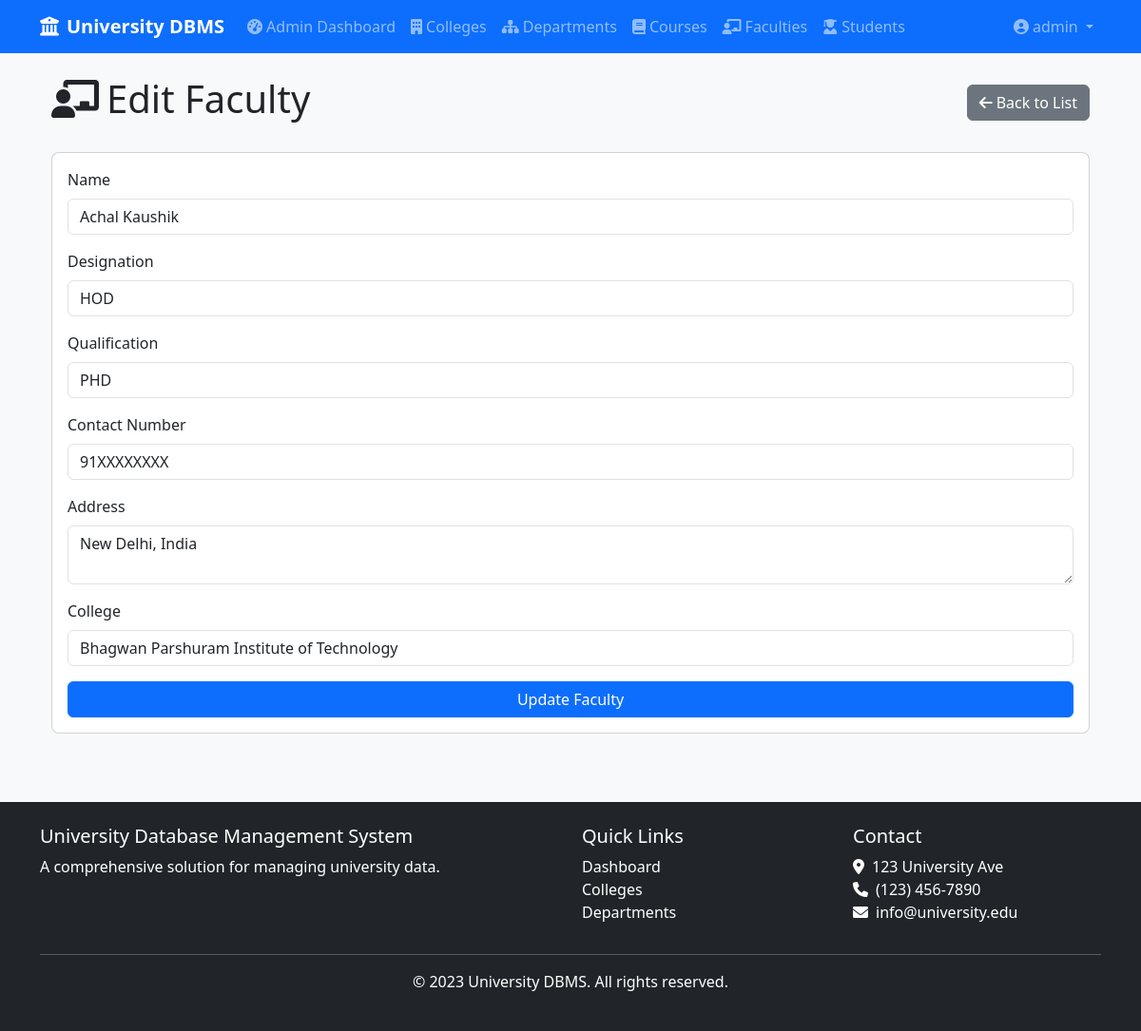
Screenshot of /admin/faculties/edit/1 (signed in) with the database file from the repository.
### app/models/user.py (models this page shows, shortened)
class User(UserMixin, db.Model):
    __tablename__ = 'users'
    id = db.Column(db.Integer, primary_key=True)
    username = db.Column(db.String(100), unique=True, nullable=False)
    email = db.Column(db.String(100), unique=True, nullable=False)
    password = db.Column(db.String(100), nullable=False)
    role = db.Column(db.String(20), nullable=False, default='user')  # 'admin' or 'user'
    created_at = db.Column(db.DateTime, default=datetime.utcnow)
    def is_admin(self):
        return self.role == 'admin'

### app/models/faculty.py (models this page shows, shortened)
class Faculty(db.Model):
    __tablename__ = 'faculties'
    id = db.Column(db.Integer, primary_key=True)
    name = db.Column(db.String(100), nullable=False)
    designation = db.Column(db.String(50), nullable=False)
    qualification = db.Column(db.String(100), nullable=False)
    contact_number = db.Column(db.String(20), nullable=False)
    address = db.Column(db.String(200), nullable=False)
    college_id = db.Column(db.Integer, db.ForeignKey('colleges.id'), nullable=False)
    faculty_courses = db.relationship('FacultyCourse', backref='faculty', lazy=True, cascade='all, delete-orphan')
    college = db.relationship('College', backref='faculties', lazy=True)

### app/routes/admin.py (the view)
@admin.route('/faculties/edit/<int:id>', methods=['GET', 'POST'])
@admin_required
def edit_faculty(id):
    faculty = Faculty.query.get_or_404(id)
    form = FacultyForm(obj=faculty)
    form.college_id.choices = [(c.id, c.name) for c in College.query.all()]
    if form.validate_on_submit():
        form.populate_obj(faculty)
        db.session.commit()
        flash('Faculty updated successfully!', 'success')
        return redirect(url_for('admin.faculties'))
    return render_template('admin/faculties/edit.html', form=form, faculty=faculty)

### app/forms.py
class FacultyForm(FlaskForm):
    name = StringField('Name', validators=[DataRequired(), Length(max=100)])
    designation = StringField('Designation', validators=[DataRequired(), Length(max=100)])
    qualification = StringField('Qualification', validators=[DataRequired(), Length(max=100)])
    contact_number = StringField('Contact Number', validators=[DataRequired(), Length(max=20)])
    address = TextAreaField('Address', validators=[DataRequired()])
    college_id = SelectField('College', coerce=int, validators=[DataRequired()])
    submit = SubmitField('Submit')

### app/models/user.py (called while the page is built)
@login_manager.user_loader
def load_user(user_id):
    return User.query.get(int(user_id))

### app/routes/admin.py (called while the page is built)
def admin_required(f):
    @wraps(f)
    @login_required
    def decorated_function(*args, **kwargs):
        if not current_user.role == 'admin':
            flash('You do not have permission to access this page.', 'danger')
            return redirect(url_for('main.index'))
        return f(*args, **kwargs)
    return decorated_function

### app/templates/admin/faculties/edit.html (shortened to what this page needs)
{% extends "base.html" %}
{% block content %}
<div class="container">
    <div class="d-flex justify-content-between align-items-center mb-4">
        <h1><i class="fas fa-chalkboard-teacher me-2"></i>Edit Faculty</h1>
        <a href="{{ url_for('admin.faculties') }}" class="btn btn-secondary">
            <i class="fas fa-arrow-left me-1"></i>Back to List
        </a>
    </div>
    <div class="card">
        <div class="card-body">
            <form method="POST">
                <div class="mb-3">
                    <label for="name" class="form-label">Name</label>
                    {{ form.name(class="form-control") }}
                </div>
                <div class="mb-3">
                    <label for="designation" class="form-label">Designation</label>
                    {{ form.designation(class="form-control") }}
                </div>
                <div class="mb-3">
                    <label for="qualification" class="form-label">Qualification</label>
                    {{ form.qualification(class="form-control") }}
                </div>
                <div class="mb-3">
                    <label for="contact_number" class="form-label">Contact Number</label>
                    {{ form.contact_number(class="form-control") }}
                </div>
                <div class="mb-3">
                    <label for="address" class="form-label">Address</label>
                    {{ form.address(class="form-control") }}
                </div>
                <div class="mb-3">
                    <label for="college_id" class="form-label">College</label>
                    {{ form.college_id(class="form-control") }}
                </div>
                <div class="d-grid gap-2">
                    <button type="submit" class="btn btn-primary">Update Faculty</button>
                </div>
            </form>
        </div>
    </div>
</div>
{% endblock %}

### app/templates/base.html (shortened to what this page needs)
<!DOCTYPE html>
<html lang="en">
<head>
    <link href="https://cdn.jsdelivr.net/npm/bootstrap@5.3.0-alpha1/dist/css/bootstrap.min.css" rel="stylesheet">
    <link rel="stylesheet" href="https://cdnjs.cloudflare.com/ajax/libs/font-awesome/6.0.0/css/all.min.css">
    <link rel="stylesheet" href="{{ url_for('static', filename='css/style.css') }}">
</head>
<body>
    <div class="content-wrapper">
        <header>
            <nav class="navbar navbar-expand-lg navbar-dark bg-primary">
                <div class="container">
                    <a class="navbar-brand" href="{{ url_for('user.dashboard') }}">
                        <i class="fas fa-university me-2"></i>University DBMS
                    </a>
                    <div class="collapse navbar-collapse" id="navbarNav">
                        <ul class="navbar-nav me-auto">
                            {% if current_user.is_authenticated %}
                                {% if current_user.is_admin() %}
                                    <li class="nav-item">
                                        <a class="nav-link" href="{{ url_for('admin.dashboard') }}">
                                            <i class="fas fa-tachometer-alt me-1"></i>Admin Dashboard
                                        </a>
                                    </li>
                                {% else %}
                                    <li class="nav-item">
                                        <a class="nav-link" href="{{ url_for('user.dashboard') }}">
                                            <i class="fas fa-tachometer-alt me-1"></i>Dashboard
                                        </a>
                                    </li>
                                {% endif %}
                                <li class="nav-item">
                                    <a class="nav-link" href="{{ url_for('user.colleges') }}">
                                        <i class="fas fa-building me-1"></i>Colleges
                                    </a>
                                </li>
                                <li class="nav-item">
                                    <a class="nav-link" href="{{ url_for('user.departments') }}">
                                        <i class="fas fa-sitemap me-1"></i>Departments
                                    </a>
                                </li>
                                <li class="nav-item">
                                    <a class="nav-link" href="{{ url_for('user.courses') }}">
                                        <i class="fas fa-book me-1"></i>Courses
                                    </a>
                                </li>
                                <li class="nav-item">
                                    <a class="nav-link" href="{{ url_for('user.faculties') }}">
                                        <i class="fas fa-chalkboard-teacher me-1"></i>Faculties
                                    </a>
                                </li>
                                <li class="nav-item">
                                    <a class="nav-link" href="{{ url_for('user.students') }}">
                                        <i class="fas fa-user-graduate me-1"></i>Students
                                    </a>
                                </li>
                            {% endif %}
                        </ul>
                        <ul class="navbar-nav">
                            {% if current_user.is_authenticated %}
                                <li class="nav-item dropdown">
                                    <a class="nav-link dropdown-toggle" href="#" id="navbarDropdown" role="button" data-bs-toggle="dropdown">
                                        <i class="fas fa-user-circle me-1"></i>{{ current_user.username }}
                                    </a>
                                </li>
                            {% endif %}
                        </ul>
                    </div>
                </div>
            </nav>
        </header>
        <main class="container py-4">
            {% block content %}{% endblock %}
        </main>
    </div>
    <footer class="bg-dark text-white py-4 mt-5">
        <div class="container">
            <div class="row">
                <div class="col-md-6">
                    <h5>University Database Management System</h5>
                    <p>A comprehensive solution for managing university data.</p>
                </div>
                <div class="col-md-3">
                    <h5>Quick Links</h5>
                    <ul class="list-unstyled">
                        <li><a href="{{ url_for('user.dashboard') }}" class="text-white">Dashboard</a></li>
                        <li><a href="{{ url_for('user.colleges') }}" class="text-white">Colleges</a></li>
                        <li><a href="{{ url_for('user.departments') }}" class="text-white">Departments</a></li>
                    </ul>
                </div>
                <div class="col-md-3">
                    <h5>Contact</h5>
                    <address>
                        <i class="fas fa-map-marker-alt me-2"></i>123 University Ave<br>
                        <i class="fas fa-phone me-2"></i>(123) 456-7890<br>
                        <i class="fas fa-envelope me-2"></i>info@university.edu
                    </address>
                </div>
            </div>
            <hr>
            <div class="text-center">
                <p>&copy; 2023 University DBMS. All rights reserved.</p>
            </div>
        </div>
    </footer>

### app/static/css/style.css (style rules this page uses)
body { font-family: 'Segoe UI', Tahoma, Geneva, Verdana, sans-serif; background-color: #f8f9fa; }
.navbar-brand { font-weight: 600; }
.card { border-radius: 0.5rem; transition: transform 0.3s ease; }
.btn { transition: all 0.3s ease; }
footer { margin-top: auto; }
footer a { text-decoration: none; }

### app/templates/base.html (style rules this page uses)
html, body { height: 100%; margin: 0; }
body { display: flex; flex-direction: column; min-height: 100vh; }
.content-wrapper { flex: 1 0 auto; display: flex; flex-direction: column; }
footer { flex-shrink: 0; width: 100%; background-color: #212529; color: white; margin-top: auto; }

### rows the page displays
User: username "admin"
Faculty: name "Achal Kaushik", designation "HOD", qualification "PHD", contact_number "91XXXXXXXX", address "New Delhi, India", college_id "Bhagwan Parshuram Institute of Technology"
